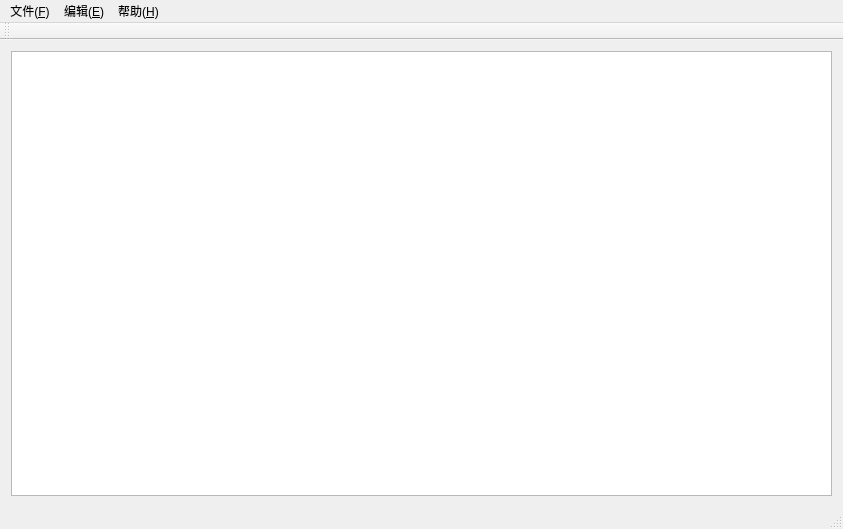
<?xml version="1.0" encoding="UTF-8"?>
<ui version="4.0">
 <class>MainWindow</class>
 <widget class="QMainWindow" name="MainWindow">
  <property name="geometry">
   <rect>
    <x>0</x>
    <y>0</y>
    <width>843</width>
    <height>529</height>
   </rect>
  </property>
  <property name="windowTitle">
   <string>MainWindow</string>
  </property>
  <widget class="QWidget" name="centralWidget">
   <layout class="QVBoxLayout" name="verticalLayout">
    <item>
     <widget class="QTextEdit" name="textEdit"/>
    </item>
   </layout>
  </widget>
  <widget class="QMenuBar" name="menuBar">
   <property name="geometry">
    <rect>
     <x>0</x>
     <y>0</y>
     <width>843</width>
     <height>22</height>
    </rect>
   </property>
   <widget class="QMenu" name="menuNew">
    <property name="title">
     <string>文件(&amp;F)</string>
    </property>
    <addaction name="action_New"/>
    <addaction name="action_Open"/>
    <addaction name="action_Save"/>
    <addaction name="action_SaveAs"/>
    <addaction name="action_Close"/>
    <addaction name="action_Quit"/>
    <addaction name="separator"/>
    <addaction name="separator"/>
   </widget>
   <widget class="QMenu" name="menuSave">
    <property name="title">
     <string>编辑(&amp;E)</string>
    </property>
    <addaction name="action_Copy"/>
    <addaction name="action_X"/>
    <addaction name="action_Paste"/>
    <addaction name="action_Z"/>
   </widget>
   <widget class="QMenu" name="menu_H">
    <property name="title">
     <string>帮助(&amp;H)</string>
    </property>
    <addaction name="action_H"/>
    <addaction name="action_W"/>
    <addaction name="action_Find"/>
   </widget>
   <addaction name="menuNew"/>
   <addaction name="menuSave"/>
   <addaction name="menu_H"/>
  </widget>
  <widget class="QToolBar" name="mainToolBar">
   <attribute name="toolBarArea">
    <enum>TopToolBarArea</enum>
   </attribute>
   <attribute name="toolBarBreak">
    <bool>false</bool>
   </attribute>
  </widget>
  <widget class="QStatusBar" name="statusBar"/>
  <action name="action_Save">
   <property name="text">
    <string>保存(&amp;S)</string>
   </property>
   <property name="shortcut">
    <string>Ctrl+S</string>
   </property>
  </action>
  <action name="action_New">
   <property name="text">
    <string>新建(&amp;N)</string>
   </property>
   <property name="shortcut">
    <string>Ctrl+N</string>
   </property>
  </action>
  <action name="action_SaveAs">
   <property name="text">
    <string>另存为(A)</string>
   </property>
   <property name="shortcut">
    <string>Ctrl+A</string>
   </property>
  </action>
  <action name="action_Close">
   <property name="text">
    <string>关闭(&amp;C)</string>
   </property>
  </action>
  <action name="action_Quit">
   <property name="text">
    <string>退出(&amp;Q)</string>
   </property>
   <property name="shortcut">
    <string>Ctrl+Q</string>
   </property>
  </action>
  <action name="action_Copy">
   <property name="text">
    <string>复制(&amp;C)</string>
   </property>
   <property name="shortcut">
    <string>Ctrl+C</string>
   </property>
  </action>
  <action name="action_X">
   <property name="text">
    <string>剪切(X)</string>
   </property>
   <property name="shortcut">
    <string>Ctrl+X</string>
   </property>
  </action>
  <action name="action_Paste">
   <property name="text">
    <string>粘贴(P)</string>
   </property>
   <property name="shortcut">
    <string>Ctrl+P</string>
   </property>
  </action>
  <action name="action_Z">
   <property name="text">
    <string>撤销(&amp;Z)</string>
   </property>
   <property name="shortcut">
    <string>Ctrl+Z</string>
   </property>
  </action>
  <action name="action_H">
   <property name="text">
    <string>版本说明(&amp;H)</string>
   </property>
   <property name="shortcut">
    <string>Ctrl+E</string>
   </property>
  </action>
  <action name="action_W">
   <property name="text">
    <string>关于(W)</string>
   </property>
   <property name="shortcut">
    <string>Ctrl+H</string>
   </property>
  </action>
  <action name="action_Open">
   <property name="text">
    <string>打开(&amp;O)</string>
   </property>
   <property name="shortcut">
    <string>Ctrl+O</string>
   </property>
  </action>
  <action name="action_Find">
   <property name="text">
    <string>查找(&amp;F)</string>
   </property>
   <property name="shortcut">
    <string>Ctrl+F</string>
   </property>
  </action>
 </widget>
 <layoutdefault spacing="6" margin="11"/>
 <resources/>
 <connections/>
</ui>
